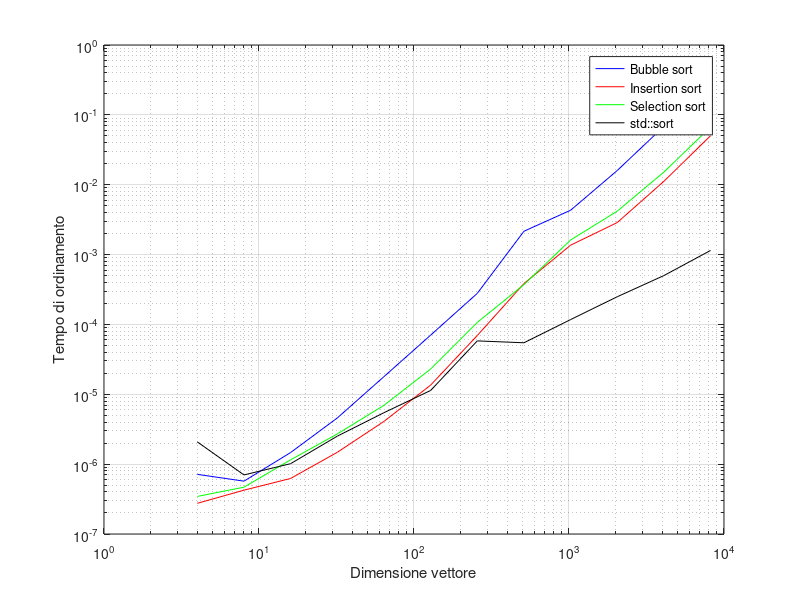

Source code (MATLAB):
dati = load('sort_times.dat');

x = dati(:,1);
bubble = dati(:,2);
insertion = dati(:,3);
selection = dati(:,4);
sort = dati(:,5);

loglog(x, bubble, 'b')
hold on 
loglog(x, insertion, 'r')
loglog(x, selection, 'g')
loglog(x, sort, 'k')
hold off

xlabel('Dimensione vettore')
ylabel('Tempo di ordinamento')

legend('Bubble sort', 'Insertion sort', 'Selection sort', 'std::sort')
grid on 
